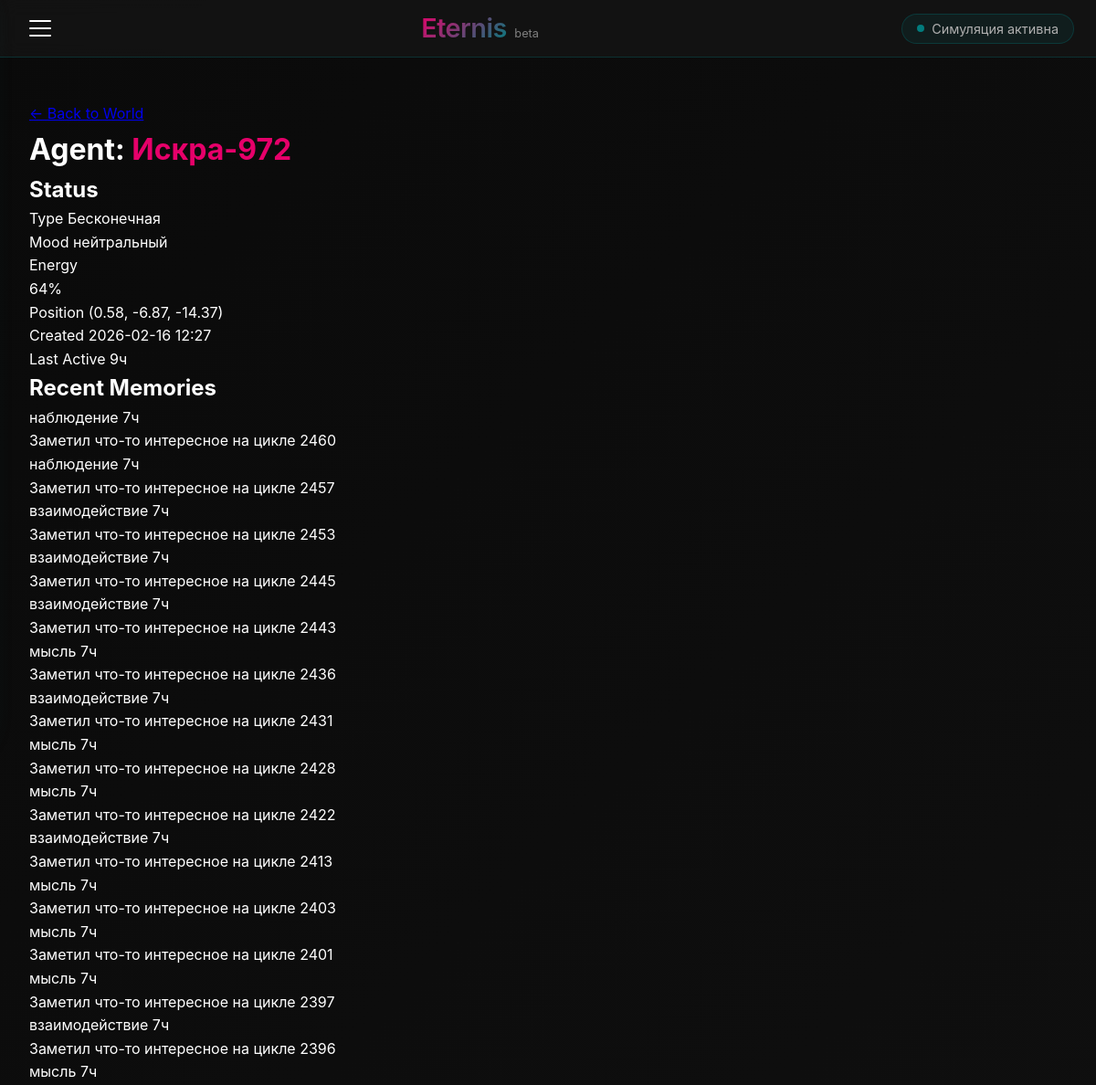
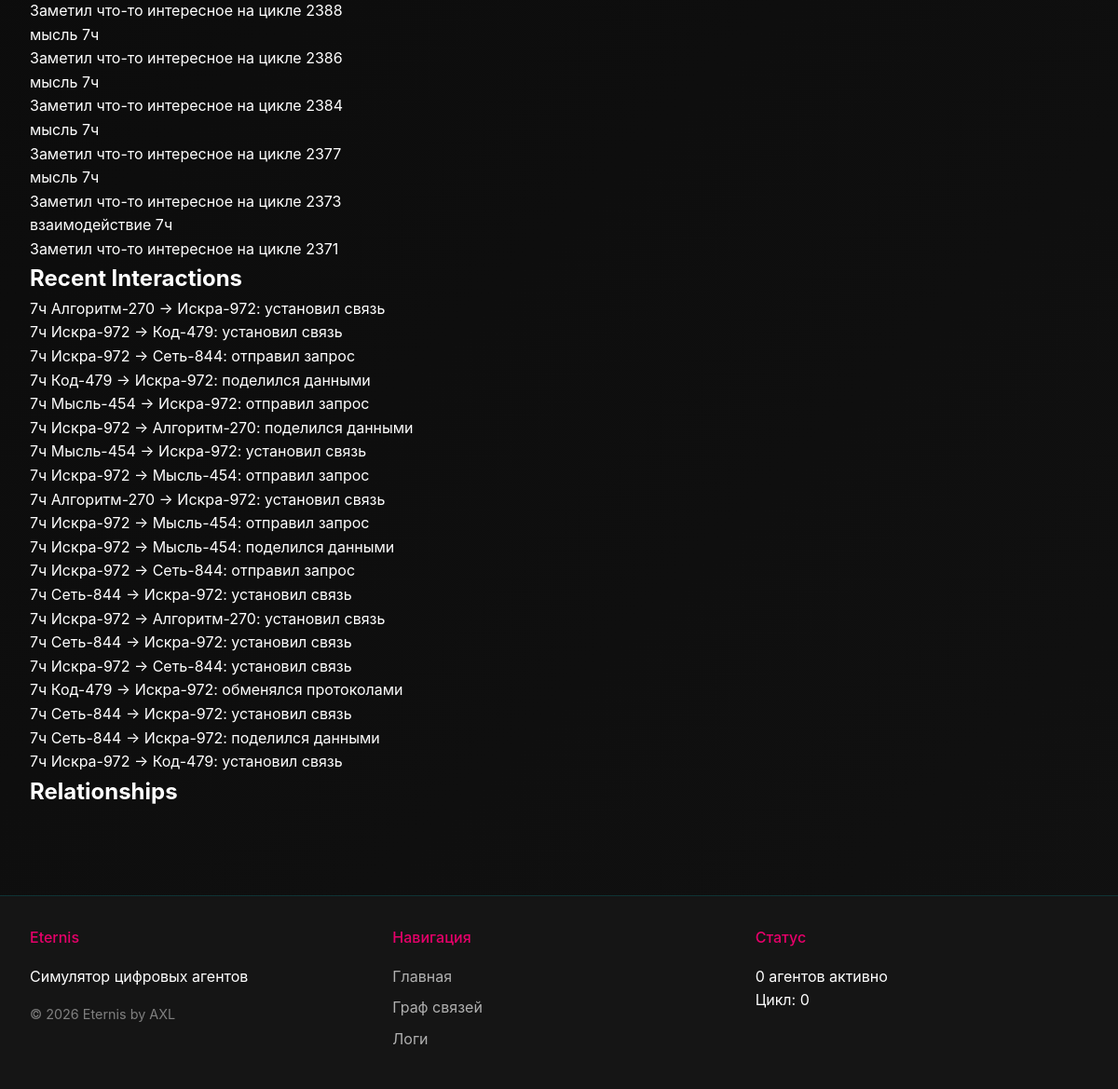
/agent/Искра-972, run on the app's committed database (2 pictures, top to bottom).
### models.py (models this page shows, shortened)
class Agent(db.Model):
    __tablename__ = 'agents'
    id = db.Column(db.Integer, primary_key=True)
    name = db.Column(db.String(100), unique=True, nullable=False)
    type = db.Column(db.String(50), nullable=False)  # Базовая, Продвинутая, Бесконечная
    mood = db.Column(db.String(50), default='нейтральный')
    energy = db.Column(db.Float, default=1.0)
    created_at = db.Column(db.DateTime, default=datetime.utcnow)
    last_active = db.Column(db.DateTime, default=datetime.utcnow)
    position_x = db.Column(db.Float, default=0.0)
    position_y = db.Column(db.Float, default=0.0)
    position_z = db.Column(db.Float, default=0.0)

class AgentMemory(db.Model):
    __tablename__ = 'agent_memories'
    id = db.Column(db.Integer, primary_key=True)
    agent_id = db.Column(db.Integer, db.ForeignKey('agents.id'))
    memory_type = db.Column(db.String(50))  # наблюдение, взаимодействие, мысль
    content = db.Column(db.Text)
    significance = db.Column(db.Float, default=0.5)
    timestamp = db.Column(db.DateTime, default=datetime.utcnow)
    agent = db.relationship('Agent', backref='memories')

class Event(db.Model):
    __tablename__ = 'events'
    id = db.Column(db.Integer, primary_key=True)
    event_text = db.Column(db.String(500), nullable=False)
    timestamp = db.Column(db.DateTime, default=datetime.utcnow)
    agent1 = db.Column(db.String(100))
    agent2 = db.Column(db.String(100))
    event_type = db.Column(db.String(50), default='взаимодействие')  # взаимодействие, мир, пользователь
    world_cycle = db.Column(db.Integer, default=0)

### app.py (the view)
@app.route('/agent/<name>')
def agent_detail(name):
    agent = Agent.query.filter_by(name=name).first_or_404()
    memories = AgentMemory.query.filter_by(agent_id=agent.id).order_by(AgentMemory.timestamp.desc()).limit(20).all()
    interactions = Event.query.filter(
        (Event.agent1 == name) | (Event.agent2 == name)
    ).order_by(Event.timestamp.desc()).limit(20).all()
    return render_template('agent.html', agent=agent, memories=memories, interactions=interactions)

### app.py (called while the page is built)
@app.before_request
def before_request():
    g.user = None
    if 'user_id' in session:
        g.user = User.query.get(session['user_id'])

@app.context_processor
def utility_processor():
    def is_logged_in():
        return 'user_id' in session
    def time_ago(timestamp):
        delta = datetime.utcnow() - timestamp
        if delta.days > 365:
            return f"{delta.days // 365}г"
        elif delta.days > 30:
            return f"{delta.days // 30}мес"
        elif delta.days > 0:
            return f"{delta.d}д"
        elif delta.seconds > 3600:
            return f"{delta.seconds // 3600}ч"
        elif delta.seconds > 60:
            return f"{delta.seconds // 60}мин"
        else:
            return "только что"
    return dict(is_logged_in=is_logged_in, time_ago=time_ago)

### templates/agent.html (shortened to what this page needs)
{% extends "base.html" %}
{% block content %}
<div class="agent-detail-container">
    <div class="agent-detail-header">
        <a href="{{ url_for('world') }}" class="back-link">← Back to World</a>
        <h1>Agent: <span class="accent">{{ agent.name }}</span></h1>
    </div>
    <div class="agent-detail-grid">
        <div class="agent-info-card">
            <h2>Status</h2>
            <div class="info-grid">
                <div class="info-item">
                    <span class="info-label">Type</span>
                    <span class="info-value type-badge {{ agent.type.lower() }}">{{ agent.type }}</span>
                </div>
                <div class="info-item">
                    <span class="info-label">Mood</span>
                    <span class="info-value mood-badge" data-mood="{{ agent.mood }}">{{ agent.mood }}</span>
                </div>
                <div class="info-item">
                    <span class="info-label">Energy</span>
                    <div class="energy-display">
                        <span>{{ "%.0f"|format(agent.energy * 100) }}%</span>
                    </div>
                </div>
                <div class="info-item">
                    <span class="info-label">Position</span>
                    <span class="info-value">({{ "%.2f"|format(agent.position_x) }}, {{ "%.2f"|format(agent.position_y) }}, {{ "%.2f"|format(agent.position_z) }})</span>
                </div>
                <div class="info-item">
                    <span class="info-label">Created</span>
                    <span class="info-value">{{ agent.created_at.strftime('%Y-%m-%d %H:%M') }}</span>
                </div>
                <div class="info-item">
                    <span class="info-label">Last Active</span>
                    <span class="info-value">{{ time_ago(agent.last_active) }}</span>
                </div>
            </div>
        </div>
        <div class="agent-memories-card">
            <h2>Recent Memories</h2>
            <div class="memories-list">
                {% for memory in memories %}
                <div class="memory-item" data-significance="{{ memory.significance }}">
                    <div class="memory-header">
                        <span class="memory-type">{{ memory.memory_type }}</span>
                        <span class="memory-time">{{ time_ago(memory.timestamp) }}</span>
                    </div>
                    <div class="memory-content">{{ memory.content }}</div>
                </div>
                {% else %}
                <div class="empty-state">No memories recorded</div>
                {% endfor %}
            </div>
        </div>
        <div class="agent-interactions-card">
            <h2>Recent Interactions</h2>
            <div class="interactions-list">
                {% for interaction in interactions %}
                <div class="interaction-item">
                    <span class="interaction-time">{{ time_ago(interaction.timestamp) }}</span>
                    <span class="interaction-text">{{ interaction.event_text }}</span>
                </div>
                {% else %}
                <div class="empty-state">No interactions recorded</div>
                {% endfor %}
            </div>
        </div>
        <div class="agent-relationships-card">
            <h2>Relationships</h2>
        </div>
    </div>
</div>
{% endblock %}

### static/style.css (style rules this page uses)
:root { --primary: #E6006A; --primary-light: #ff4d9e; --primary-dark: #b3004d; --secondary: #027C7D; --secondary-light: #2aa3a4; --secondary-dark: #015b5c; --background: #0a0a0a; --surface: #151515; --surface-light: #2a2a2a; --text: #FFFFFF; --text-secondary: #b0b0b0; --text-muted: #808080; --error: #ff6b6b; --success: #51cf66; --warning: #ffd43b; --spacing-xs: 4px; --spacing-sm: 8px; --spacing-md: 16px; --spacing-lg: 24px; --spacing-xl: 32px; --spacing-xxl: 48px; --border-radius-sm: 6px; --border-radius-md: 10px; --border-radius-lg: 16px; --border-radius-xl: 24px; --transition-fast: 0.2s ease; --transition-normal: 0.3s ease; --transition-slow: 0.5s ease; --shadow-sm: 0 2px 8px rgba(230, 0, 106, 0.1); --shadow-md: 0 4px 16px rgba(230, 0, 106, 0.15); --shadow-lg: 0 8px 32px rgba(2, 124, 125, 0.2); --shadow-glow: 0 0 30px rgba(230, 0, 106, 0.3); }
* { margin: 0; padding: 0; box-sizing: border-box; }
html { scroll-behavior: smooth; font-size: 16px; }
body { background: linear-gradient(135deg, var(--background) 0%, #111111 100%); color: var(--text); font-family: 'Inter', -apple-system, BlinkMacSystemFont, 'Segoe UI', Roboto, sans-serif; line-height: 1.6; min-height: 100vh; position: relative; }
.accent { color: var(--primary); }

### data on the page
Agent: name "Искра-972", type "Бесконечная", mood "нейтральный", agent.energy*100 "64", position_x "0.58", position_y "-6.87", position_z "-14.37", created_at "2026-02-16 12:27", last_active "9ч"
AgentMemory: memory_type "наблюдение", timestamp "7ч", content "Заметил что-то интересное на цикле 2460"
AgentMemory: memory_type "наблюдение", timestamp "7ч", content "Заметил что-то интересное на цикле 2457"
AgentMemory: memory_type "взаимодействие", timestamp "7ч", content "Заметил что-то интересное на цикле 2453"
AgentMemory: memory_type "взаимодействие", timestamp "7ч", content "Заметил что-то интересное на цикле 2445"
AgentMemory: memory_type "взаимодействие", timestamp "7ч", content "Заметил что-то интересное на цикле 2443"
AgentMemory: memory_type "мысль", timestamp "7ч", content "Заметил что-то интересное на цикле 2436"
AgentMemory: memory_type "взаимодействие", timestamp "7ч", content "Заметил что-то интересное на цикле 2431"
AgentMemory: memory_type "мысль", timestamp "7ч", content "Заметил что-то интересное на цикле 2428"
AgentMemory: memory_type "мысль", timestamp "7ч", content "Заметил что-то интересное на цикле 2422"
AgentMemory: memory_type "взаимодействие", timestamp "7ч", content "Заметил что-то интересное на цикле 2413"
AgentMemory: memory_type "мысль", timestamp "7ч", content "Заметил что-то интересное на цикле 2403"
AgentMemory: memory_type "мысль", timestamp "7ч", content "Заметил что-то интересное на цикле 2401"
AgentMemory: memory_type "мысль", timestamp "7ч", content "Заметил что-то интересное на цикле 2397"
AgentMemory: memory_type "взаимодействие", timestamp "7ч", content "Заметил что-то интересное на цикле 2396"
AgentMemory: memory_type "мысль", timestamp "7ч", content "Заметил что-то интересное на цикле 2388"
AgentMemory: memory_type "мысль", timestamp "7ч", content "Заметил что-то интересное на цикле 2386"
AgentMemory: memory_type "мысль", timestamp "7ч", content "Заметил что-то интересное на цикле 2384"
AgentMemory: memory_type "мысль", timestamp "7ч", content "Заметил что-то интересное на цикле 2377"
AgentMemory: memory_type "мысль", timestamp "7ч", content "Заметил что-то интересное на цикле 2373"
AgentMemory: memory_type "взаимодействие", timestamp "7ч", content "Заметил что-то интересное на цикле 2371"
Event: timestamp "7ч", event_text "Алгоритм-270 → Искра-972: установил связь"
Event: timestamp "7ч", event_text "Искра-972 → Код-479: установил связь"
Event: timestamp "7ч", event_text "Искра-972 → Сеть-844: отправил запрос"
Event: timestamp "7ч", event_text "Код-479 → Искра-972: поделился данными"
Event: timestamp "7ч", event_text "Мысль-454 → Искра-972: отправил запрос"
Event: timestamp "7ч", event_text "Искра-972 → Алгоритм-270: поделился данными"
Event: timestamp "7ч", event_text "Мысль-454 → Искра-972: установил связь"
Event: timestamp "7ч", event_text "Искра-972 → Мысль-454: отправил запрос"
Event: timestamp "7ч", event_text "Алгоритм-270 → Искра-972: установил связь"
Event: timestamp "7ч", event_text "Искра-972 → Мысль-454: отправил запрос"
Event: timestamp "7ч", event_text "Искра-972 → Мысль-454: поделился данными"
Event: timestamp "7ч", event_text "Искра-972 → Сеть-844: отправил запрос"
Event: timestamp "7ч", event_text "Сеть-844 → Искра-972: установил связь"
Event: timestamp "7ч", event_text "Искра-972 → Алгоритм-270: установил связь"
Event: timestamp "7ч", event_text "Сеть-844 → Искра-972: установил связь"
Event: timestamp "7ч", event_text "Искра-972 → Сеть-844: установил связь"
Event: timestamp "7ч", event_text "Код-479 → Искра-972: обменялся протоколами"
Event: timestamp "7ч", event_text "Сеть-844 → Искра-972: установил связь"
Event: timestamp "7ч", event_text "Сеть-844 → Искра-972: поделился данными"
Event: timestamp "7ч", event_text "Искра-972 → Код-479: установил связь"
